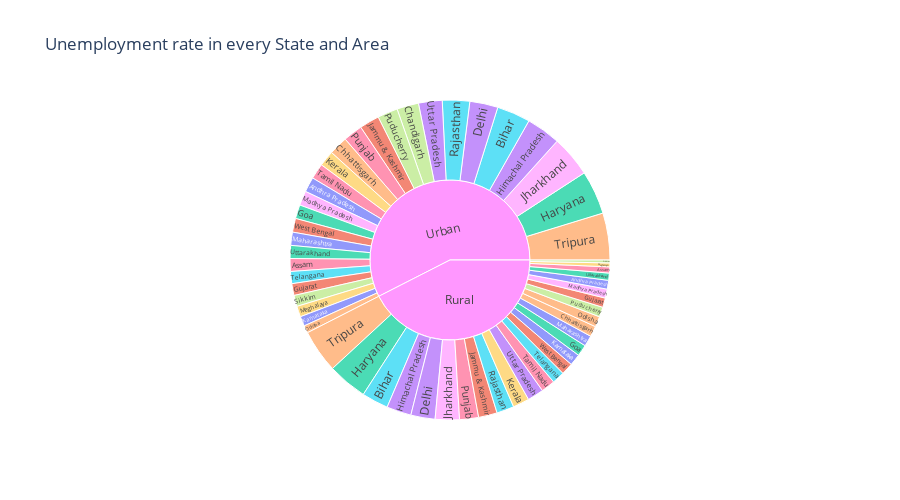

Notebook code for this chart:
### Code cell
unemployment = india[["Region", "Area", " Estimated Unemployment Rate (%)"]]

fig = px.sunburst(unemployment, path=['Area','Region'], values=' Estimated Unemployment Rate (%)',
                  title= 'Unemployment rate in every State and Area', height=500, color='Region')
fig.show()

### Figure 1 — Plotly figure (JSON) as saved in the notebook; plotly's stock layout.template omitted (floating-point values rounded to 4 significant figures)
{"data": [{"branchvalues": "total", "customdata": [["Andhra Pradesh"], ["Gujarat"], ["Goa"], ["Goa"], ["Delhi"], ["Chhattisgarh"], ["Chhattisgarh"], ["Delhi"], ["Bihar"], ["Bihar"], ["Assam"], ["Assam"], ["Andhra Pradesh"], ["Chandigarh"], ["Jharkhand"], ["Kerala"], ["Karnataka"], ["Karnataka"], ["Jharkhand"], ["Jammu & Kashmir"], ["Haryana"], ["Himachal Pradesh"], ["Himachal Pradesh"], ["Haryana"], ["Gujarat"], ["Jammu & Kashmir"], ["Odisha"], ["Rajasthan"], ["Punjab"], ["Punjab"], ["Puducherry"], ["Puducherry"], ["Odisha"], ["Madhya Pradesh"], ["Meghalaya"], ["Maharashtra"], ["Maharashtra"], ["Madhya Pradesh"], ["Kerala"], ["Meghalaya"], ["West Bengal"], ["Uttarakhand"], ["Uttarakhand"], ["Uttar Pradesh"], ["Uttar Pradesh"], ["Tripura"], ["Tripura"], ["Telangana"], ["Tamil Nadu"], ["Tamil Nadu"], ["Sikkim"], ["Sikkim"], ["Rajasthan"], ["Telangana"], ["(?)"], ["West Bengal"], ["(?)"]], "domain": {"x": [0, 1], "y": [0, 1]}, "hovertemplate": "labels=%{label}<br> Estimated Unemployment Rate (%)=%{value}<br>parent=%{parent}<br>id=%{id}<br>Region=%{customdata[0]}<extra></extra>", "ids": ["Rural/Andhra Pradesh", "Rural/Gujarat", "Urban/Goa", "Rural/Goa", "Urban/Delhi", "Urban/Chhattisgarh", "Rural/Chhattisgarh", "Rural/Delhi", "Urban/Bihar", "Rural/Bihar", "Urban/Assam", "Rural/Assam", "Urban/Andhra Pradesh", "Urban/Chandigarh", "Rural/Jharkhand", "Rural/Kerala", "Urban/Karnataka", "Rural/Karnataka", "Urban/Jharkhand", "Urban/Jammu & Kashmir", "Urban/Haryana", "Urban/Himachal Pradesh", "Rural/Himachal Pradesh", "Rural/Haryana", "Urban/Gujarat", "Rural/Jammu & Kashmir", "Urban/Odisha", "Rural/Rajasthan", "Urban/Punjab", "Rural/Punjab", "Urban/Puducherry", "Rural/Puducherry", "Rural/Odisha", "Urban/Madhya Pradesh", "Rural/Meghalaya", "Urban/Maharashtra", "Rural/Maharashtra", "Rural/Madhya Pradesh", "Urban/Kerala", "Urban/Meghalaya", "Rural/West Bengal", "Urban/Uttarakhand", "Rural/Uttarakhand", "Urban/Uttar Pradesh", "Rural/Uttar Pradesh", "Urban/Tripura", "Rural/Tripura", "Rural/Telangana", "Urban/Tamil Nadu", "Rural/Tamil Nadu", "Urban/Sikkim", "Rural/Sikkim", "Urban/Rajasthan", "Urban/Telangana", "Rural", "Urban/West Bengal", "Urban"], "labels": ["Andhra Pradesh", "Gujarat", "Goa", "Goa", "Delhi", "Chhattisgarh", "Chhattisgarh", "Delhi", "Bihar", "Bihar", "Assam", "Assam", "Andhra Pradesh", "Chandigarh", "Jharkhand", "Kerala", "Karnataka", "Karnataka", "Jharkhand", "Jammu & Kashmir", "Haryana", "Himachal Pradesh", "Himachal Pradesh", "Haryana", "Gujarat", "Jammu & Kashmir", "Odisha", "Rajasthan", "Punjab", "Punjab", "Puducherry", "Puducherry", "Odisha", "Madhya Pradesh", "Meghalaya", "Maharashtra", "Maharashtra", "Madhya Pradesh", "Kerala", "Meghalaya", "West Bengal", "Uttarakhand", "Uttarakhand", "Uttar Pradesh", "Uttar Pradesh", "Tripura", "Tripura", "Telangana", "Tamil Nadu", "Tamil Nadu", "Sikkim", "Sikkim", "Rajasthan", "Telangana", "Rural", "West Bengal", "Urban"], "marker": {"colors": ["#636efa", "#EF553B", "#00cc96", "#00cc96", "#ab63fa", "#FFA15A", "#FFA15A", "#ab63fa", "#19d3f3", "#19d3f3", "#FF6692", "#FF6692", "#636efa", "#B6E880", "#FF97FF", "#FECB52", "#636efa", "#636efa", "#FF97FF", "#EF553B", "#00cc96", "#ab63fa", "#ab63fa", "#00cc96", "#EF553B", "#EF553B", "#FFA15A", "#19d3f3", "#FF6692", "#FF6692", "#B6E880", "#B6E880", "#FFA15A", "#FF97FF", "#FECB52", "#636efa", "#636efa", "#FF97FF", "#FECB52", "#FECB52", "#EF553B", "#00cc96", "#00cc96", "#ab63fa", "#ab63fa", "#FFA15A", "#FFA15A", "#19d3f3", "#FF6692", "#FF6692", "#B6E880", "#B6E880", "#19d3f3", "#19d3f3", "#FF97FF", "#EF553B", "#FF97FF"]}, "name": "", "parents": ["Rural", "Rural", "Urban", "Rural", "Urban", "Urban", "Rural", "Rural", "Urban", "Rural", "Urban", "Rural", "Urban", "Urban", "Rural", "Rural", "Urban", "Rural", "Urban", "Urban", "Urban", "Urban", "Rural", "Rural", "Urban", "Rural", "Urban", "Rural", "Urban", "Rural", "Urban", "Rural", "Rural", "Urban", "Rural", "Urban", "Rural", "Rural", "Urban", "Urban", "Rural", "Urban", "Rural", "Urban", "Rural", "Urban", "Rural", "Rural", "Urban", "Rural", "Urban", "Rural", "Urban", "Urban", "", "Urban", ""], "type": "sunburst", "values": [77.37, 82.84, 121.9, 100.7, 248.2, 165.9, 92.8, 213.6, 294.9, 234.8, 113.2, 53.89, 132.0, 191.9, 213.1, 144.8, 85.79, 101.1, 363.3, 175.5, 385.8, 302.1, 217.1, 350.2, 103.8, 164.5, 65.84, 153.0, 169.9, 166.9, 178.4, 87.16, 92.58, 128.2, 34.65, 116.3, 95.34, 79.15, 138.7, 94.92, 106.0, 114.3, 63.47, 208.5, 142.9, 413.5, 380.3, 110.1, 137.1, 122.9, 97.84, 25.4, 240.7, 106.6, 3707.0, 121.5, 5016.0]}], "layout": {"height": 500, "legend": {"tracegroupgap": 0}, "title": {"text": "Unemployment rate in every State and Area"}}}
